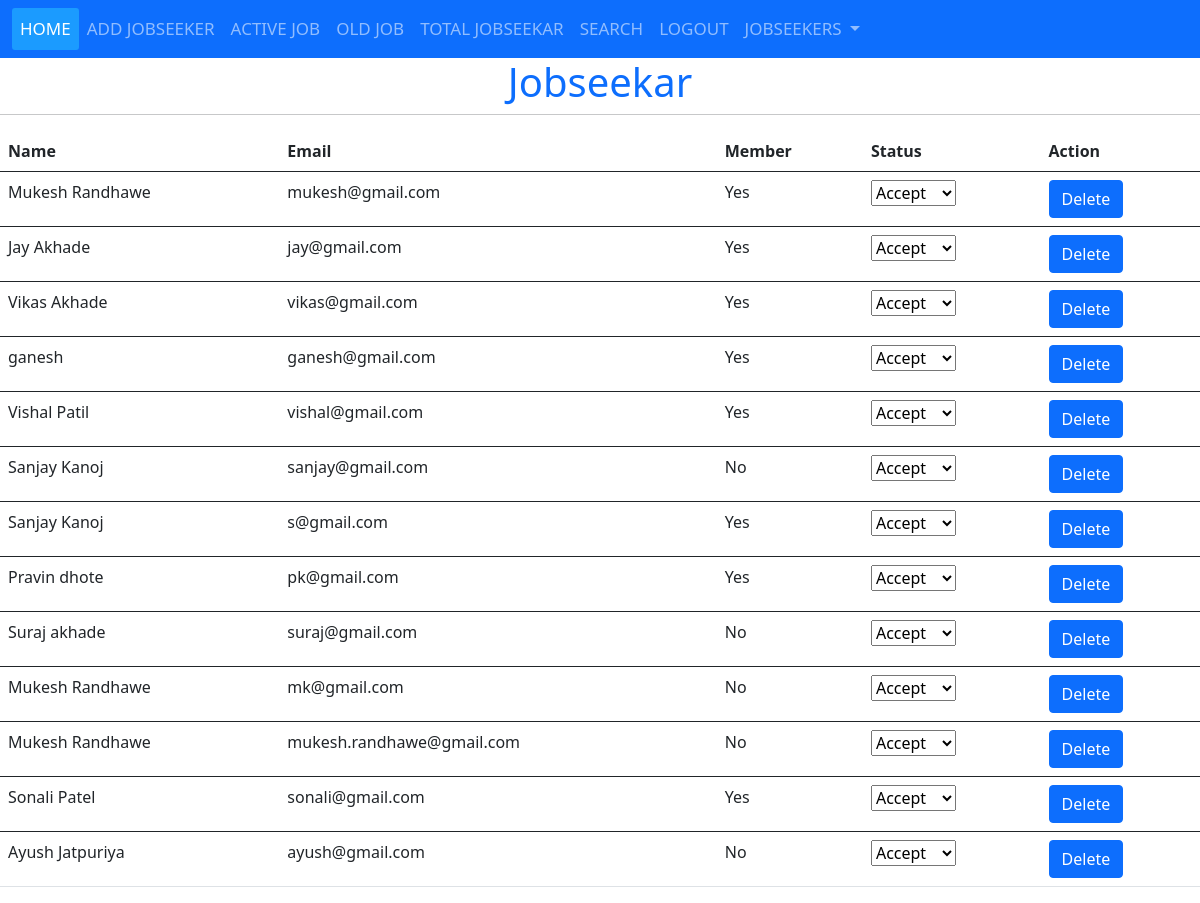
The page /accepted on the database its author committed.
### coaching/models.py (models this page shows, shortened)
class Jobseekar(models.Model):
    name=models.CharField(max_length=50)
    email=models.CharField(max_length=50)
    password=models.CharField(max_length=50)
    course=models.CharField(max_length=50,default="")
    course_type=models.CharField(max_length=50,default="")
    member=models.CharField(max_length=50,default="")
    status=models.CharField(max_length=50,default="")
    branch=models.CharField(max_length=50,default="")

### coaching/views.py (the view)
# urls.py: path('accepted',views.accepted,name='accepted'),
def accepted(request):
    data=Jobseekar.objects.filter(status='Accept')
    return render(request,'coaching/pending.html',{"key":data})

### coaching/templates/coaching/pending.html (shortened to what this page needs)
{% extends 'coaching/admin_home.html' %}
{% block middle %}
 <div class="container-fluid">
      <div class="row">
        <h1 class="text-center text-primary">Jobseekar</h1>
        <hr>
        <table class="table table-hover display">
           <thead> <tr>
               <th>Name</th><th>Email</th><th>Member</th><th>Status</th><th>Action</th></tr></thead>
                <tbody>
                  {% for i in key %}
                <tr id="{{i.member}}"><td>{{i.name}}</td><td>{{i.email}}</td><td>{{i.member}}</td><td><select id="{{i.id}}" name="status" class="status">
                    <option value="Accept" {% if i.status == "Accept" %} selected="true"  {% endif %}>Accept</option>
                    <td><a href="{% url 'delete_jobseekers' i.id %}"  class="btn btn-primary" onclick="return confirm('Are you sure')" >Delete</a></td></tr></tbody>
                    {% endfor %}
        </table>
      </div>
    </div>
    {% endblock %}

### rows shown on the page
Jobseekar: name "Mukesh Randhawe", email "mukesh@gmail.com", member "Yes", status "Accept"
Jobseekar: name "Jay Akhade", email "jay@gmail.com", member "Yes", status "Accept"
Jobseekar: name "Vikas Akhade", email "vikas@gmail.com", member "Yes", status "Accept"
Jobseekar: name "ganesh", email "ganesh@gmail.com", member "Yes", status "Accept"
Jobseekar: name "Vishal Patil", email "vishal@gmail.com", member "Yes", status "Accept"
Jobseekar: name "Sanjay Kanoj", email "sanjay@gmail.com", member "No", status "Accept"
Jobseekar: name "Sanjay Kanoj", email "s@gmail.com", member "Yes", status "Accept"
Jobseekar: name "Pravin dhote", email "pk@gmail.com", member "Yes", status "Accept"
Jobseekar: name "Suraj akhade", email "suraj@gmail.com", member "No", status "Accept"
Jobseekar: name "Mukesh Randhawe", email "mk@gmail.com", member "No", status "Accept"
Jobseekar: name "Mukesh Randhawe", email "mukesh.randhawe@gmail.com", member "No", status "Accept"
Jobseekar: name "Sonali Patel", email "sonali@gmail.com", member "Yes", status "Accept"
Jobseekar: name "Ayush Jatpuriya", email "ayush@gmail.com", member "No", status "Accept"
